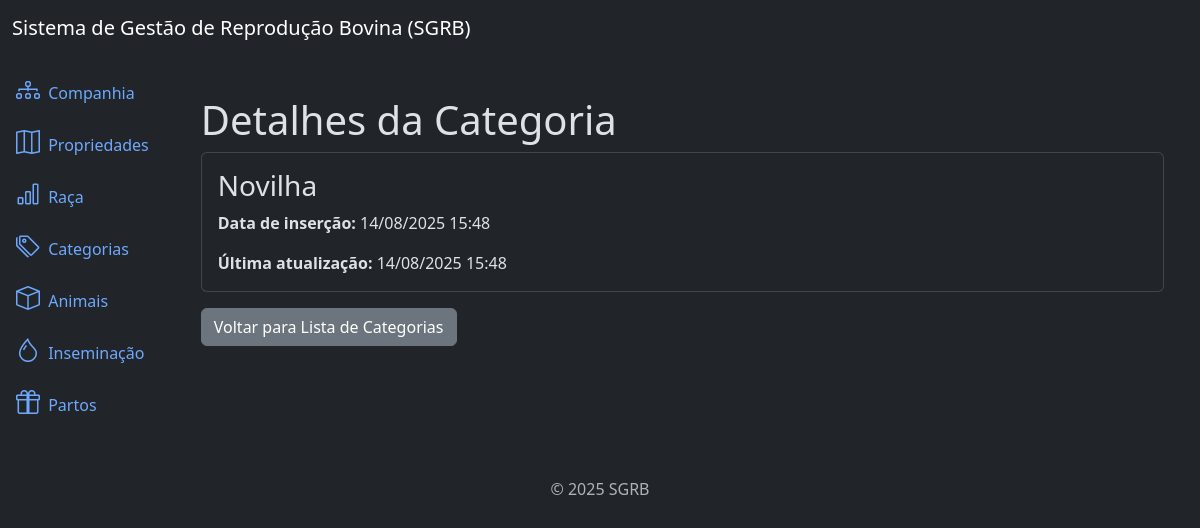
The page /categories/2/detail/ on the database its author committed.
### categories/models.py (models this page shows, shortened)
class Category(models.Model):
    name = models.CharField(max_length=100)
    created_at = models.DateTimeField(auto_now_add=True)
    updated_at = models.DateTimeField(auto_now=True)
    class Meta:
        ordering = ['name']

### categories/views.py (the view)
# urls.py: path('categories/<int:pk>/detail/', views.CategoryDetailView.as_view(), name='category_detail'), # noqa
class CategoryDetailView(DetailView):
    model = models.Category
    template_name = 'category_detail.html'

### categories/templates/category_detail.html
{% extends 'base.html' %}
{% block content %}
  <div class="container mt-4">
    <h3 class="display-6">Detalhes da Categoria</h3>
    <div class="card">
      <div class="card-body">
        <h3 class="card-title">{{ object.name }}</h3>
        <p class="card-text">
          <strong>Data de inserção:</strong>
          {{ object.created_at|date:"d/m/Y H:i" }}
        </p>
        <p class="card-text">
          <strong>Última atualização:</strong>
          {{ object.updated_at|date:"d/m/Y H:i" }}
        </p>
      </div>
    </div>
    <a href="{% url 'category_list' %}" class="btn btn-secondary mt-3">Voltar para Lista de Categorias</a>
  </div>
{% endblock %}

### rows shown on the page
Category: name "Novilha", created_at "14/08/2025 15:48", updated_at "14/08/2025 15:48"
